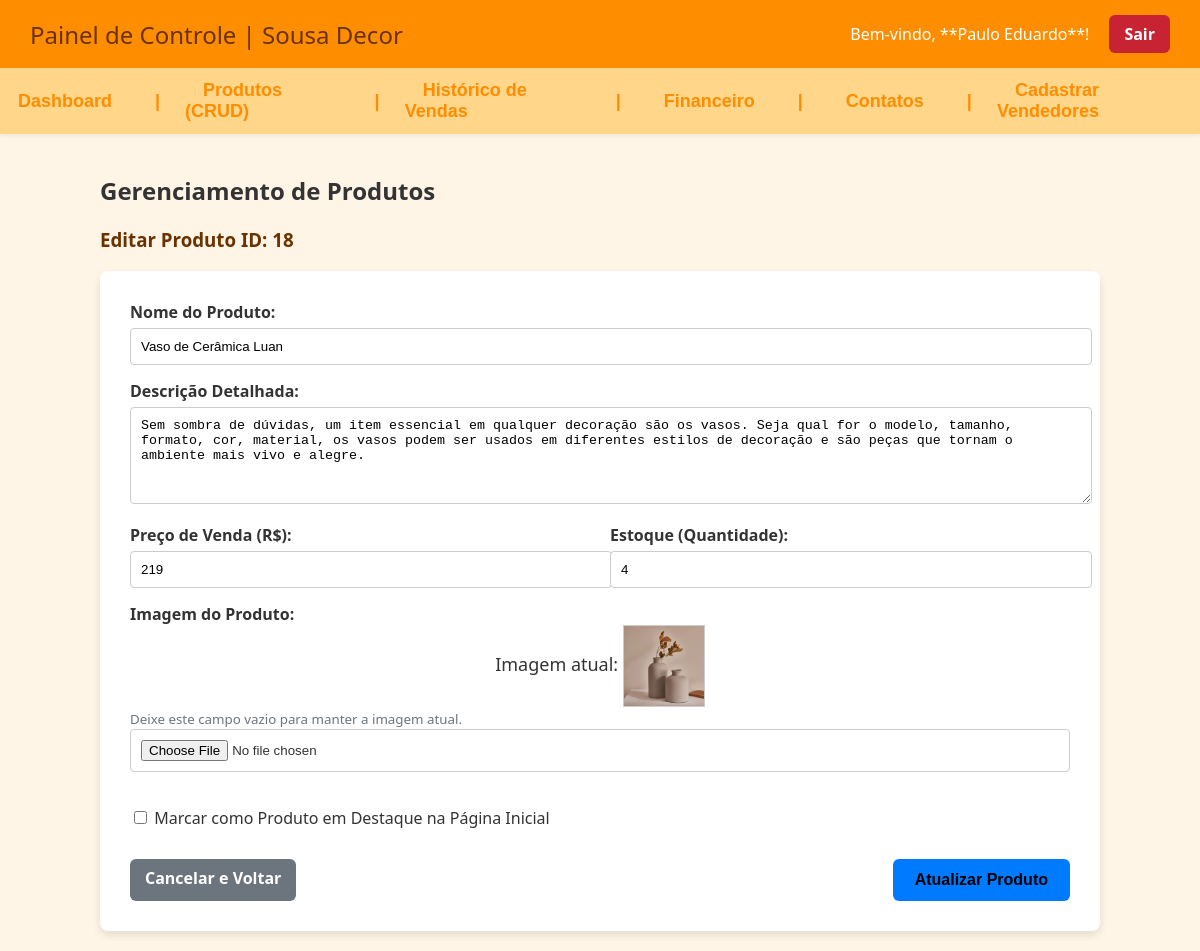
The page /ParteDePauloeGui/index.php?pg=produtos_crud&action=editar&id=18 (signed in) on the database its author committed.
### tables this page shows
CREATE TABLE `produtos` (
  `id` int(11) NOT NULL,
  `nome` varchar(100) NOT NULL,
  `imagem` varchar(200) NOT NULL,
  `preco` int(11) DEFAULT NULL,
  `estoque` int(11) NOT NULL DEFAULT 0,
  `destaque` tinyint(1) NOT NULL DEFAULT 0,
  `descricao` text DEFAULT NULL
);

### ParteDePauloeGui/CRUD_produtos.php (the view, shortened to what this page needs)
<?php
$acao = $_GET['action'] ?? 'listar';
$id_produto = $_GET['id'] ?? null;
$nome = '';
$descricao = '';
$preco = '';
$estoque = '';
$imagem = '';
$destaque_checked = '';
$titulo_form = 'Adicionar Novo Produto';
if ($acao == 'editar' && $id_produto) {
    $id_produto = intval($id_produto);
    $titulo_form = 'Editar Produto ID: ' . $id_produto;
    $sql_select = "SELECT * FROM produtos WHERE id = ?";
    $stmt_select = mysqli_prepare($conexao, $sql_select);
    mysqli_stmt_bind_param($stmt_select, "i", $id_produto);
    mysqli_stmt_execute($stmt_select);
    $resultado = mysqli_stmt_get_result($stmt_select);
    $dados = mysqli_fetch_assoc($resultado);
    if ($dados) {
        $nome = $dados['nome'];
        $descricao = $dados['descricao'];
        $preco = $dados['preco'];
        $estoque = $dados['estoque'];
        $imagem = $dados['imagem'];
        $destaque_checked = ($dados['destaque'] == 1) ? 'checked' : '';
    } else {
        $mensagem = "<p class='erro'>Produto não encontrado.</p>";
        $acao = 'listar';
    }
}
?>
<div style="max-width: 1000px; margin: 0 auto; padding: 20px;">
    <h2>Gerenciamento de Produtos</h2>
    <?php if ($acao == 'listar'): ?>
        <a href="index.php?pg=produtos_crud&action=adicionar" class="botao"
            style="background-color: #007bff; margin-bottom: 20px; display: inline-block;">
            + Adicionar Novo Produto
        </a>
        <table border="1" style="width: 100%; border-collapse: collapse; text-align: left;">
            <thead>
                <tr style='background-color: #ffd68a;'>
                    <th style='padding: 10px; width: 50px;'>ID</th>
                    <th style='width: 80px;'>Imagem</th>
                    <th>Nome</th>
                    <th style='width: 100px;'>Preço</th>
                    <th style='width: 80px;'>Estoque</th>
                    <th style='width: 80px;'>Destaque</th>
                    <th style='width: 150px;'>Ações</th>
                </tr>
            </thead>
            <tbody>
                <?php
                $sql_list = "SELECT id, nome, preco, estoque, imagem, destaque FROM produtos ORDER BY id DESC";
                $resultado_list = mysqli_query($conexao, $sql_list);
                if (mysqli_num_rows($resultado_list) > 0) {
                    while ($dados_list = mysqli_fetch_array($resultado_list)) {
                        $caminho_img = !empty($dados_list['imagem']) ? '../' . $dados_list['imagem'] : '../img/sem_imagem.jpg';
                        $destaque_label = $dados_list['destaque'] == 1 ? '<span style="color: green; font-weight: bold;">Sim</span>' : 'Não';
                        echo "<tr>";
                        echo "<td style='padding: 10px;'>$dados_list[id]</td>";
                        echo "<td><img src=\"$caminho_img\" style=\"width: 70px; height: 70px; object-fit: cover;\"></td>";
                        echo "<td>" . htmlspecialchars($dados_list['nome']) . "</td>";
                        echo "<td>R$ " . number_format($dados_list['preco'], 2, ',', '.') . "</td>";
                        echo "<td>$dados_list[estoque]</td>";
                        echo "<td>$destaque_label</td>";
                        echo "<td>";
                        echo "<a href='index.php?pg=produtos_crud&action=editar&id=$dados_list[id]' class='botao' style='background-color: #007bff; padding: 5px 10px;'>Editar</a> ";
                        echo "<a href='index.php?pg=produtos_crud&action=excluir&id=$dados_list[id]' class='botao sair' style='background-color: #dc3545; padding: 5px 10px;' onclick='return confirm(\"Tem certeza que deseja excluir este produto? Essa ação é irreversível.\");'>Excluir</a>";
                        echo "</td>";
                        echo "</tr>";
                    }
                } else {
                    echo "<tr><td colspan='7'>Nenhum produto cadastrado.</td></tr>";
                }
                ?>
            </tbody>
        </table>
    <?php else:  ?>
        <h3 style="color: #6a3200;"><?php echo $titulo_form; ?></h3>
        <form method="POST" enctype="multipart/form-data" style="background-color: #fff; padding: 30px; border-radius: 8px; box-shadow: 0 4px 8px rgba(0,0,0,0.1);">
            <div style="margin-bottom: 15px;">
                <label for="nome" style="display: block; font-weight: bold; margin-bottom: 5px;">Nome do Produto:</label>
                <input type="text" id="nome" name="nome" value="<?php echo htmlspecialchars($nome); ?>" required
                        style="width: 100%; padding: 10px; border: 1px solid #ccc; border-radius: 4px;">
            </div>
            <div style="margin-bottom: 15px;">
                <label for="descricao" style="display: block; font-weight: bold; margin-bottom: 5px;">Descrição Detalhada:</label>
                <textarea id="descricao" name="descricao" rows="5" required
                              style="width: 100%; padding: 10px; border: 1px solid #ccc; border-radius: 4px;"><?php echo htmlspecialchars($descricao); ?></textarea>
            </div>
            <div style="display: flex; gap: 20px; margin-bottom: 15px;">
                <div style="flex: 1;">
                    <label for="preco" style="display: block; font-weight: bold; margin-bottom: 5px;">Preço de Venda (R$):</label>
                    <input type="number" step="0.01" min="0" id="preco" name="preco" value="<?php echo htmlspecialchars($preco); ?>" required
                               style="width: 100%; padding: 10px; border: 1px solid #ccc; border-radius: 4px;">
                </div>
                <div style="flex: 1;">
                    <label for="estoque" style="display: block; font-weight: bold; margin-bottom: 5px;">Estoque (Quantidade):</label>
                    <input type="number" min="0" id="estoque" name="estoque" value="<?php echo htmlspecialchars($estoque); ?>" required
                               style="width: 100%; padding: 10px; border: 1px solid #ccc; border-radius: 4px;">
                </div>
            </div>
            <label for="imagem" style="display: block; font-weight: bold; margin-top: 15px;">Imagem do Produto:</label>
            <?php if ($acao == 'editar' && !empty($imagem)): ?>
                <p>Imagem atual: <img src="../<?php echo htmlspecialchars($imagem); ?>" style="width: 80px; height: 80px; object-fit: cover; vertical-align: middle; border: 1px solid #ccc;"></p>
                <small style="color: #6c757d;">Deixe este campo vazio para manter a imagem atual.</small>
            <?php endif; ?>
            <input type="file" id="imagem" name="imagem" <?php if ($acao == 'adicionar') echo 'required'; ?>
                        style="margin-bottom: 15px; border: 1px solid #ccc; padding: 10px; border-radius: 4px; width: 100%; box-sizing: border-box;">
            <div style="margin-top: 20px;">
                <input type="checkbox" id="destaque" name="destaque" value="1" <?php echo $destaque_checked; ?>>
                <label for="destaque" style="display: inline; font-weight: normal;">Marcar como Produto em Destaque na Página Inicial</label>
            </div>
            <div style="margin-top: 30px; display: flex; justify-content: space-between;">
                <a href='index.php?pg=produtos_crud' class='botao sair' style='background-color: #6c757d;'>Cancelar e Voltar</a>
                <button type="submit" name="<?php echo $acao == 'adicionar' ? 'salvar_adicao' : 'salvar_edicao'; ?>"
                    class="botao" style="background-color: <?php echo $acao == 'adicionar' ? '#28a745' : '#007bff'; ?>;">
                    <?php echo $acao == 'adicionar' ? 'Salvar Produto' : 'Atualizar Produto'; ?>
                </button>
            </div>
        </form>
    <?php endif; ?>
</div>

### ParteDeRick/style.css (style rules this page uses)
body { margin: 0; padding: 0; background-color: rgb(255, 245, 230); font-family: 'Lucida Sans', 'Lucida Sans Regular', 'Lucida Grande', 'Lucida Sans Unicode', Geneva, Verdana, sans-serif; }
a { text-decoration: none; color: inherit; }
p { font-size: 18px; text-align: center; margin-bottom: 30px; margin: 0; }
a.botao { background-color: #ff8d00; color: white; text-decoration: none; padding: 12px 25px; border-radius: 8px; font-weight: bold; transition: background-color 0.3s ease; z-index: 99; position: relative; }
html, body { height: 100%; }
body { margin: 0; padding: 0; background-color: rgb(255, 245, 230); font-family: 'Lucida Sans', 'Lucida Sans Regular', 'Lucida Grande', 'Lucida Sans Unicode', Geneva, Verdana, sans-serif; display: flex; flex-direction: column; }

### ParteDePauloeGui/Admin.css (style rules this page uses)
body { margin: 0; padding: 0; font-family: 'Segoe UI', Tahoma, Geneva, Verdana, sans-serif; background-color: rgb(255, 245, 230); color: #333; }
.botao.sair { background-color: #c82333; color: white; padding: 8px 15px; border-radius: 6px; text-decoration: none; font-weight: bold; transition: 0.3s; }
.botao { display: inline-block; padding: 12px 22px; font-size: 16px; border-radius: 6px; cursor: pointer; border: none; text-decoration: none; font-weight: bold; transition: 0.3s; }

### rows shown on the page
produtos: nome "Vaso de Cerâmica Luan", descricao "Sem sombra de dúvidas, um item essencial em qualquer decoração são os vasos. Seja qual for o modelo, tamanho, formato, cor, material, os vasos podem ser usados em diferentes estilos de decoração e são peças que tornam o ambiente mais vivo e alegre.", preco "219", estoque "4", imagem (picture)

### other values the page prints
$nome_vendedor "Paulo Eduardo"
$titulo_form "Editar Produto ID: 18"
